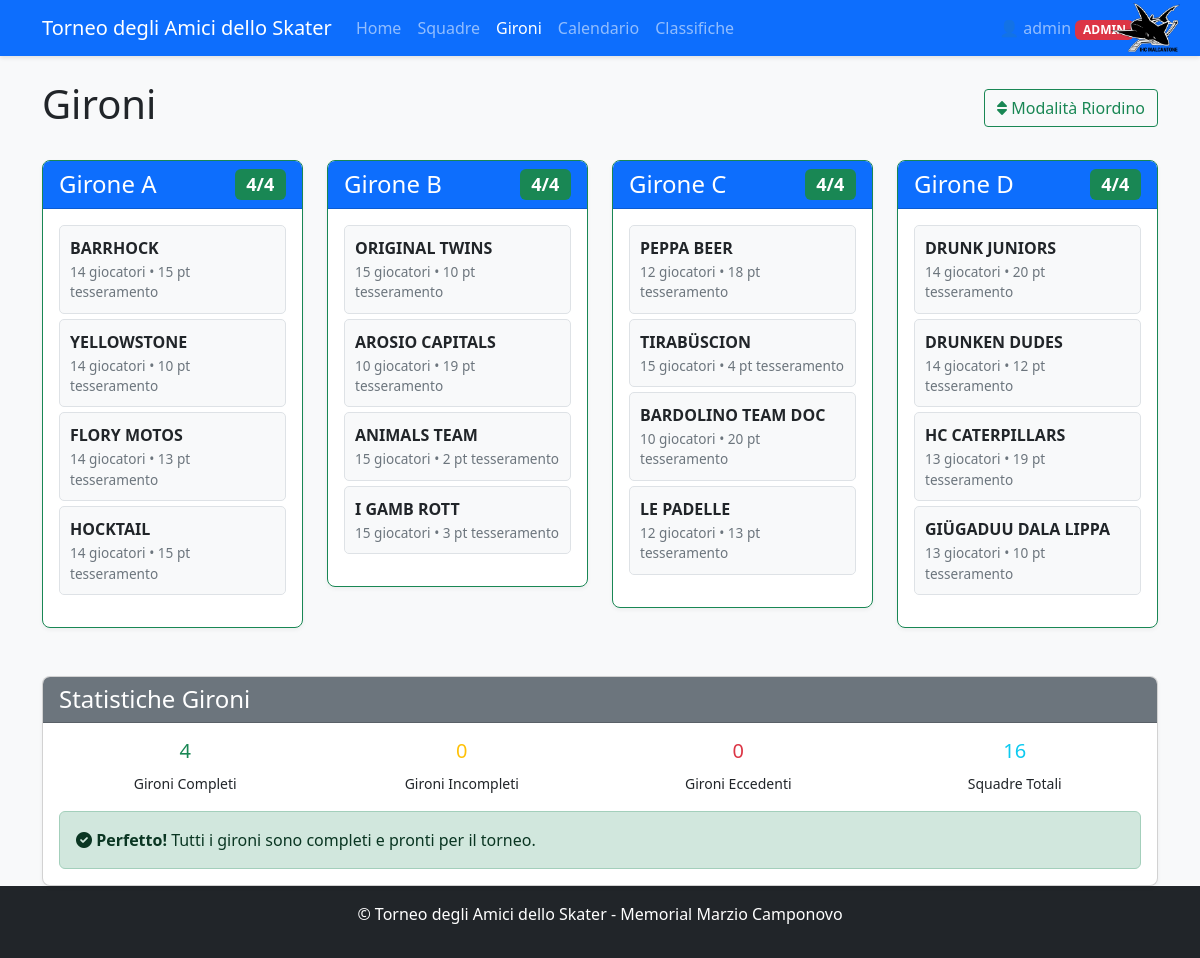
The page /groups (signed in) on the database its author committed.
### app.py (models this page shows, shortened)
class User(UserMixin, db.Model):
    id = db.Column(db.Integer, primary_key=True)
    username = db.Column(db.String(80), unique=True, nullable=False)
    password_hash = db.Column(db.String(200), nullable=False)
    role = db.Column(db.String(20), default='user')  # 'user' o 'admin'
    created_at = db.Column(db.DateTime, default=datetime.utcnow)
    def is_admin(self):
        return self.role == 'admin'

class Team(db.Model):
    id = db.Column(db.Integer, primary_key=True)
    name = db.Column(db.String(100), nullable=False, unique=True)
    group = db.Column(db.String(1))  # A, B, C, or D
    group_order = db.Column(db.Integer, default=0)  # NUOVO CAMPO per l'ordinamento nel girone
    players = db.relationship('Player', backref='team', lazy=True)
    matches = db.relationship(
        'Match',
        primaryjoin="or_(Team.id == Match.team1_id, Team.id == Match.team2_id)",
        lazy=True,
        overlaps="team1,team2"
    )
    wins = db.Column(db.Integer, default=0)
    losses = db.Column(db.Integer, default=0)
    draws = db.Column(db.Integer, default=0)
    goals_for = db.Column(db.Integer, default=0)
    goals_against = db.Column(db.Integer, default=0)
    points = db.Column(db.Integer, default=0)
    @property
    def player_points_total(self):
        return sum(player.registration_points for player in self.players)

class Player(db.Model):
    id = db.Column(db.Integer, primary_key=True)
    name = db.Column(db.String(100), nullable=False)
    team_id = db.Column(db.Integer, db.ForeignKey('team.id'), nullable=False)
    is_registered = db.Column(db.Boolean, default=False)
    category = db.Column(db.String(100))  # LNA/LNB, 1a Lega, 2a Lega, Non tesserato
    goals = db.Column(db.Integer, default=0)
    assists = db.Column(db.Integer, default=0)
    penalties = db.Column(db.Integer, default=0)
    @property
    def registration_points(self):
        if not self.is_registered:
            return 0  # Non tesserato = 0 punti
        points_map = {
            'LNA/LNB': 5,     # LNA/LNB = 5 punti
            '1a Lega': 3,     # 1° Lega = 3 punti
            '2a Lega': 2,     # 2° Lega = 2 punti
            'Femminile': 0,   # Femminile = 0 punti
            'Veterani': 0,     # Veterani = 0 punti
            'Portiere': 0,     # Portiere = 0 punti
            'Old': 0
        }
        return points_map.get(self.category, 0)  # Default 0 punti se categoria non riconosciuta

### app.py (the view)
    def decorated_function(*args, **kwargs):
        if not current_user.is_authenticated or not current_user.is_admin():
            flash('Accesso negato. Privilegi di amministratore richiesti.', 'danger')
            return redirect(url_for('index'))
        return f(*args, **kwargs)

### app.py (called while the page is built, shortened)
@login_manager.user_loader
def load_user(user_id):
    return User.query.get(int(user_id))

def admin_required(f):
    def decorated_function(*args, **kwargs):
        if not current_user.is_authenticated or not current_user.is_admin():
            flash('Accesso negato. Privilegi di amministratore richiesti.', 'danger')
            return redirect(url_for('index'))
        return f(*args, **kwargs)
    decorated_function.__name__ = f.__name__
    return decorated_function

@app.teardown_appcontext
def cleanup_db(error):
    if error:
        db.session.rollback()
    db.session.remove()

def get_tournament_dates():
    try:
        if db.inspect(db.engine).has_table('tournament_settings'):
            settings = TournamentSettings.query.first()
            if settings and settings.qualification_day1:
                return {
                    'qualification_day1': settings.qualification_day1,
                    'qualification_day2': settings.qualification_day2,
                    'quarterfinals_ml': settings.quarterfinals_ml_date,
                    'quarterfinals_bl': settings.quarterfinals_bl_date,
                    'semifinals_ml': settings.semifinals_ml_date,
                    'semifinals_bl': settings.semifinals_bl_date,
                    'finals': settings.finals_date
                }
    except Exception as e:
        print(f"Errore nel recupero date da settings: {e}")

@app.context_processor
def inject_tournament_dates():
    try:
        formatted_dates = format_tournament_dates()
        return {'tournament_dates': formatted_dates}
    except Exception as e:
        current_year = datetime.now().year
        return {
            'tournament_dates': {
                'qualification_day1': {
                    'date': datetime(current_year, 7, 13).date(),
                    'formatted': f'13/07/{current_year}',
                    'day_name_it': 'Sabato'
                },
                'qualification_day2': {
                    'date': datetime(current_year, 7, 14).date(),
                    'formatted': f'14/07/{current_year}',
                    'day_name_it': 'Domenica'
                }
            }
        }

### templates/groups.html (shortened to what this page needs)
<!DOCTYPE html>
<html lang="it">
<head>
    <link rel="stylesheet" href="https://cdn.jsdelivr.net/npm/bootstrap@5.3.0/dist/css/bootstrap.min.css">
    <link rel="stylesheet" href="{{ url_for('static', filename='style.css') }}">
    <link rel="stylesheet" href="https://cdnjs.cloudflare.com/ajax/libs/font-awesome/6.0.0/css/all.min.css">
</head>
<body class="d-flex flex-column min-vh-100">
    <nav class="navbar navbar-expand-lg navbar-dark bg-primary">
        <div class="container">
            <a class="navbar-brand" href="{{ url_for('index') }}">Torneo degli Amici dello Skater</a>
            <div class="collapse navbar-collapse" id="navbarNav">
                <ul class="navbar-nav me-auto">
                    <li class="nav-item">
                        <a class="nav-link" href="{{ url_for('index') }}">Home</a>
                    </li>
                    <li class="nav-item">
                        <a class="nav-link" href="{{ url_for('teams') }}">Squadre</a>
                    </li>
                    <li class="nav-item">
                        <a class="nav-link active" href="{{ url_for('groups') }}">Gironi</a>
                    </li>
                    <li class="nav-item">
                        <a class="nav-link" href="{{ url_for('schedule') }}">Calendario</a>
                    </li>
                    <li class="nav-item">
                        <a class="nav-link" href="{{ url_for('standings') }}">Classifiche</a>
                    </li>
                </ul>
                <ul class="navbar-nav ms-auto">
                    {% if current_user.is_authenticated %}
                        <li class="nav-item dropdown">
                            <a class="nav-link dropdown-toggle" href="#" role="button" data-bs-toggle="dropdown">
                                👤 {{ current_user.username }}
                                {% if current_user.is_admin() %}
                                    <span class="badge bg-danger">ADMIN</span>
                                {% endif %}
                            </a>
                        </li>
                    {% endif %}
                </ul>
            </div>
            <div class="navbar-logo">
                <img src="{{ url_for('static', filename='logo.png') }}" alt="IHC Malcantone" />
            </div>
        </div>
    </nav>
    <div class="container mt-4">
        <div class="d-flex justify-content-between align-items-center">
            <h1>Gironi</h1>
            <div>
                <button id="toggleSortMode" class="btn btn-outline-success">
                    <i class="fas fa-sort"></i> Modalità Riordino
            </div>
        </div>
        <div class="row mt-4">
            {% for group in ['A', 'B', 'C', 'D'] %}
                {% set group_teams = groups[group] %}
                <div class="col-md-3 mb-4">
                    <div class="card group-card {% if group_teams|length == 4 %}border-success{% elif group_teams|length > 4 %}border-danger{% else %}border-warning{% endif %}"
                         data-group="{{ group }}">
                        <div class="card-header bg-primary text-white">
                            <h4 class="mb-0 d-flex justify-content-between align-items-center">
                                Girone {{ group }}
                                <span class="badge {% if group_teams|length == 4 %}bg-success{% elif group_teams|length > 4 %}bg-danger{% else %}bg-warning{% endif %}">
                                    {{ group_teams|length }}/4
                                </span>
                            </h4>
                        </div>
                        <div class="card-body">
                            {% if group_teams %}
                                <ul class="sortable-list" data-group="{{ group }}">
                                    {% for team in group_teams %}
                                        <li class="sortable-item" data-team-id="{{ team.id }}">
                                            <div class="team-info">
                                                <div class="team-name">{{ team.name }}</div>
                                                <div class="team-stats">
                                                    {{ team.players|length }} giocatori
                                                    {% if team.player_points_total > 0 %}
                                                        • {{ team.player_points_total }} pt tesseramento
                                                    {% endif %}
                                                </div>
                                            </div>
                                        </li>
                                    {% endfor %}
                                </ul>
                            {% else %}
                                <div class="empty-group">
                                    <i class="fas fa-users fa-2x mb-2"></i>
                                    <p class="mb-0">Nessuna squadra assegnata</p>
                                </div>
                            {% endif %}
                        </div>
                    </div>
                </div>
            {% endfor %}
        </div>
        <div class="row mt-4">
            <div class="col-12">
                <div class="card">
                    <div class="card-header bg-secondary text-white">
                        <h4 class="mb-0">Statistiche Gironi</h4>
                    </div>
                    <div class="card-body">
                        <div class="row text-center">
                            <div class="col-md-3">
                                <h5 class="text-success">{{ groups_stats.complete }}</h5>
                                <small>Gironi Completi</small>
                            </div>
                            <div class="col-md-3">
                                <h5 class="text-warning">{{ groups_stats.incomplete }}</h5>
                                <small>Gironi Incompleti</small>
                            </div>
                            <div class="col-md-3">
                                <h5 class="text-danger">{{ groups_stats.overfull }}</h5>
                                <small>Gironi Eccedenti</small>
                            </div>
                            <div class="col-md-3">
                                <h5 class="text-info">{{ groups_stats.total_teams }}</h5>
                                <small>Squadre Totali</small>
                            </div>
                        </div>
                        {% if groups_stats.complete == 4 %}
                            <div class="alert alert-success mt-3 mb-0">
                                <i class="fas fa-check-circle"></i>
                                <strong>Perfetto!</strong> Tutti i gironi sono completi e pronti per il torneo.
                            </div>
                        {% else %}
                            <div class="alert alert-info mt-3 mb-0">
                                <i class="fas fa-info-circle"></i>
                                <strong>Configurazione in corso:</strong> Completa l'assegnazione delle squadre ai gironi per procedere.
                            </div>
                        {% endif %}
                    </div>
                </div>
            </div>
        </div>
    </div>
    <footer class="bg-dark text-white py-3 mt-auto">
        <div class="container text-center">
            <p>© Torneo degli Amici dello Skater - Memorial Marzio Camponovo</p>
        </div>
    </footer>
</body>
</html>

### static/style.css (style rules this page uses)
body { font-family: "Segoe UI", Tahoma, Geneva, Verdana, sans-serif; background-color: #f8f9fa; }
.navbar { box-shadow: 0 2px 4px rgba(0, 0, 0, 0.1); }
.card { box-shadow: 0 2px 4px rgba(0, 0, 0, 0.05); border-radius: 8px; overflow: hidden; }
.card-header { font-weight: 600; }
.btn { border-radius: 4px; }
footer { margin-top: 2rem; }
.navbar-logo { position: absolute; right: 20px; top: 50%; transform: translateY(-50%); z-index: 1000; }
.navbar-logo img { height: 50px; width: auto; }
.btn { transition: all 0.3s ease; }

### templates/groups.html (style rules this page uses)
.sortable-list { list-style: none; padding: 0; }
.sortable-item { background: #f8f9fa; border: 1px solid #dee2e6; border-radius: 5px; margin-bottom: 5px; padding: 10px; cursor: move; transition: all 0.2s; display: flex; justify-content: space-between; align-items: center; }
.team-info { flex-grow: 1; }
.team-name { font-weight: 600; margin-bottom: 2px; }
.team-stats { font-size: 0.85em; color: #6c757d; }

### rows shown on the page
User: username "admin"
Team: name "BARRHOCK", players|length "14", player_points_total "15"
Team: name "YELLOWSTONE", players|length "14", player_points_total "10"
Team: name "FLORY MOTOS", players|length "14", player_points_total "13"
Team: name "HOCKTAIL", players|length "14", player_points_total "15"
Team: name "ORIGINAL TWINS", players|length "15", player_points_total "10"
Team: name "AROSIO CAPITALS", players|length "10", player_points_total "19"
Team: name "ANIMALS TEAM", players|length "15", player_points_total "2"
Team: name "I GAMB ROTT", players|length "15", player_points_total "3"
Team: name "PEPPA BEER", players|length "12", player_points_total "18"
Team: name "TIRABÜSCION", players|length "15", player_points_total "4"
Team: name "BARDOLINO TEAM DOC", players|length "10", player_points_total "20"
Team: name "LE PADELLE", players|length "12", player_points_total "13"
Team: name "DRUNK JUNIORS", players|length "14", player_points_total "20"
Team: name "DRUNKEN DUDES", players|length "14", player_points_total "12"
Team: name "HC CATERPILLARS", players|length "13", player_points_total "19"
Team: name "GIÜGADUU DALA LIPPA", players|length "13", player_points_total "10"

### other values the page prints
{{ group }} "A" "B" "C" "D"
{{ group_teams|length }} "4" "4" "4" "4"
{{ groups_stats.complete }} "4"
{{ groups_stats.incomplete }} "0"
{{ groups_stats.overfull }} "0"
{{ groups_stats.total_teams }} "16"
